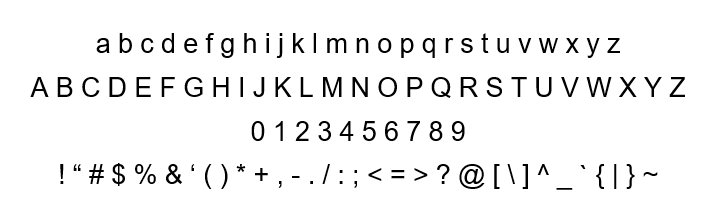
#> input picture ascii.PNG, 718 x 216 px
$ python '1 create_data.py' ascii.PNG
#> lines starting #> are read from the running program, lines starting #| are printed output that depends on the picture; after the words box and inside, x2 and y2 are one past the last pixel; in counts of white or black regions, pixels touching at a corner belong together
# python create_data.py ascii.png

import sys
import string
import cv2 as cv
import numpy as np
import pandas as pd

ascii = cv.imread(sys.argv[1])
#> ascii is the input picture: shape (216, 718, 3); min 0, max 255, mean 241.9

grayImage = cv.cvtColor(ascii, cv.COLOR_BGR2GRAY)

bitImage = ~cv.threshold(grayImage, 0, 255, cv.THRESH_OTSU)[1]
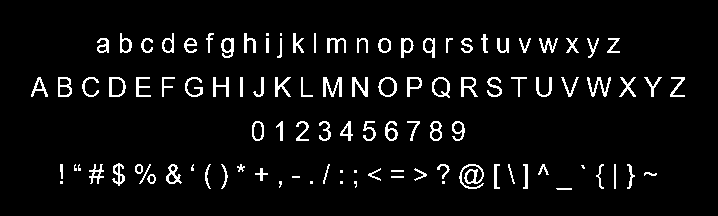
#> bitImage: shape (216, 718); 5.4% white in thin lines or dots, all inside (x1, y1, x2, y2) = (31, 33, 685, 190)

# Dilating text horizontally
kernel = cv.getStructuringElement(cv.MORPH_RECT, (20,3))
dilatedImage = cv.dilate(bitImage, kernel, iterations=2)
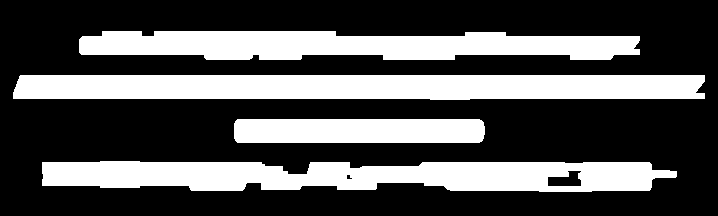
#> dilatedImage: shape (216, 718); 32.8% white; 4 white regions

# Getting row coordinates and sorting by Y axis
contours = cv.findContours(dilatedImage, cv.RETR_EXTERNAL, cv.CHAIN_APPROX_SIMPLE)[0]
#> contours = 4 contours; box (x1, y1, x2, y2) and area: (13, 75, 705, 100) 15814, (42, 161, 677, 192) 15065, (79, 31, 640, 60) 12321, (234, 119, 485, 143) 5713
rows = []
for contour in contours:
    rows.append(cv.boundingRect(contour))
#> this loop made 4 passes
#> after the loop, rows = [(42, 161, 635, 31), (234, 119, 251, 24), (13, 75, 692, 25), (79, 31, 561, 29)]
rows = sorted(rows, key=lambda y: y[1])
#> rows = [(79, 31, 561, 29), (13, 75, 692, 25), (234, 119, 251, 24), (42, 161, 635, 31)]

rowImages = []
for row in rows:
    x, y, w, h = row
    rowImages.append(grayImage[y:y + h, x:x + w])
#> this loop made 4 passes
#> after the loop, rowImages = 4 items

images = []
labels = []
characters = list(string.ascii_letters + string.digits + string.punctuation)
i = 0

# Extracting ascii characters
for image in rowImages:
    bitImage = ~cv.adaptiveThreshold(image,255,cv.ADAPTIVE_THRESH_GAUSSIAN_C,cv.THRESH_BINARY,3,22)

    # Dilating text vertically
    kernel = np.array(
        [[0, 0, 1, 0, 0],
         [0, 0, 1, 0, 0],
         [0, 1, 1, 1, 0],
         [0, 0, 1, 0, 0],
         [0, 0, 1, 0, 0]], np.uint8)
    dilatedImage = cv.dilate(bitImage, kernel, iterations=2)

    # Getting row coordinates and sorting by X axis
    contours = cv.findContours(dilatedImage, cv.RETR_EXTERNAL, cv.CHAIN_APPROX_SIMPLE)[0]
    chars = []
    for contour in contours:
        chars.append(cv.boundingRect(contour))
    chars = sorted(chars, key=lambda x: x[0])

    # Adding margin to create a square image and resizing
    for char in chars:
        x, y, w, h = char
        if h > w:
            charImage = cv.copyMakeBorder(image[y:y + h, x:x + w],
            top=None, bottom=None, left=(h-w)//2, right=-((h-w)//-2),
            borderType=cv.BORDER_CONSTANT, value=[255,255,255])
        elif w > h:
            charImage = cv.copyMakeBorder(image[y:y + h, x:x + w],
            top=(w-h)//2, bottom=-((w-h)//-2), left=None, right=None,
            borderType=cv.BORDER_CONSTANT, value=[255,255,255])
        else:
            charImage = image[y:y + h, x:x + w]
        charImage = cv.resize(charImage, (28,28))

        path = 'ascii/' + str(i) + '.png'

        labels.append(characters[i])
        images.append(path)

        cv.imwrite(path, charImage)

        i += 1
#> this loop made 4 passes
#> pass 1, `dilatedImage = cv.dilate(bitImage, kernel, iterations=2)`:
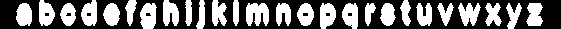
#> dilatedImage: shape (29, 561); 42% white; 26 white regions, largest, box (x1, y1, x2, y2) and area: (246, 3, 269, 26) 416, (140, 3, 157, 29) 345, (458, 3, 481, 26) 328
#> pass 1, `cv.imwrite(path, charImage)`:
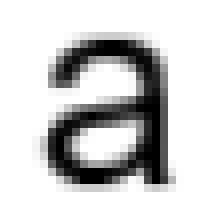
#> saved as 0.png: shape (28, 28) (shown 8 times larger); min 0, max 255, mean 207.9
#> pass 1, `cv.imwrite(path, charImage)`:
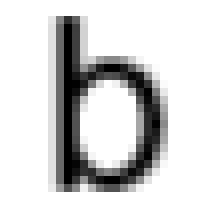
#> saved as 1.png: shape (28, 28) (shown 8 times larger); min 0, max 255, mean 215.9
#> after the loop:
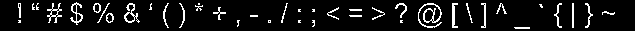
#> bitImage: shape (31, 635); 8.2% white in thin lines or dots, all inside (x1, y1, x2, y2) = (18, 2, 615, 29)
#> after the loop:
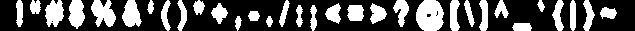
#> dilatedImage: shape (31, 635); 32.6% white; 32 white regions, largest, box (x1, y1, x2, y2) and area: (416, 0, 444, 31) 700, (91, 0, 116, 27) 443, (122, 0, 142, 27) 372
#> after the loop, i = 94; images = 94 items, first 6: 'ascii/0.png', 'ascii/1.png', 'ascii/2.png', 'ascii/3.png', 'ascii/4.png', 'ascii/5.png'; labels = 94 items, first 6: 'a', 'b', 'c', 'd', 'e', 'f'

df = pd.DataFrame(list(zip(images, labels)), columns=['images', 'labels'])
#> df = table of 94 rows and 2 columns
df.to_csv('data.csv')
